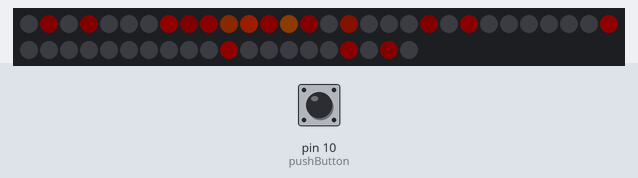
The sketch below on a simulated Arduino Uno, built with avr-gcc and run on an emulated ATmega328P. Parts: 50 RGB LEDs in strip order, left to right, continuing on the next row. The test bench sets the inputs (shaded band); at power-on: pin 10 (pushButton) HIGH. Dim RGB values are drawn brighter than linear; random numbers use the default seed unless the sketch sets one.

Above: at 1.2 s.
1.3 s: pin 10 (pushButton) pulled LOW for 0.15 s
2.0 s: pin 10 (pushButton) pulled LOW for 1 s
At 2.13 s:
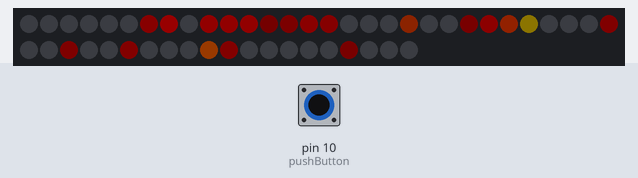
3.6 s: pin 10 (pushButton) pulled LOW for 0.15 s
At 3.77 s:
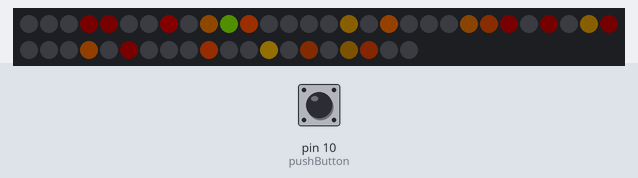
4.3 s: pin 10 (pushButton) pulled LOW for 3.2 s
At 4.39 s:
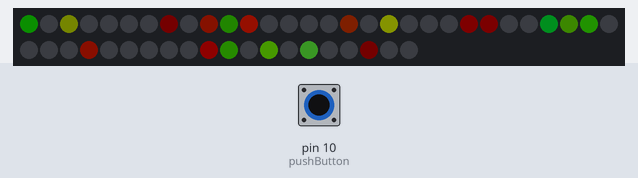
8.1 s: pin 10 (pushButton) pulled LOW for 0.15 s
At 8.23 s:
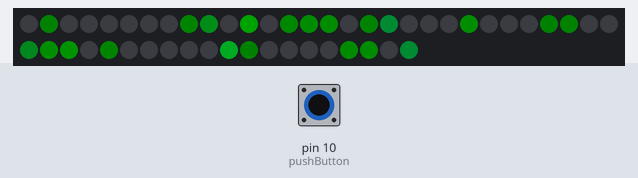
8.8 s: pin 10 (pushButton) pulled LOW for 1 s
At 8.95 s:
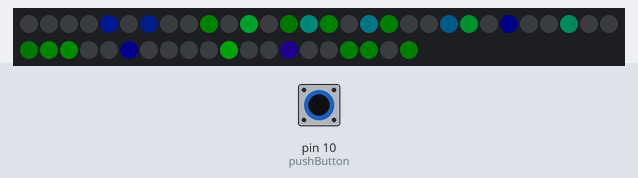

The sketch:

raya_scarf_1.ino
```cpp
#include "FastLED.h"
#define COLOR_ORDER GRB
#define NUM_LEDS 50   ////50 for rays 150 for room
#define NUM_STRIPS 1
CRGB leds[NUM_LEDS];

byte HueA=0;
byte SaturationA=255;
int BrightnessA=64;
CRGB Color1= CHSV(HueA,SaturationA,BrightnessA); //this is the unused Hue used for changinge numberd Hues

byte pushButton=10;
bool gButtonPressed;
bool gButtonWasPressed;
int gMode=10;

 byte chanceOfGlitter=50;

void setup() {
    FastLED.addLeds<WS2811,6,COLOR_ORDER>(leds, NUM_LEDS);
//pin 6 for ray
   pinMode(pushButton, INPUT_PULLUP);
  FastLED.setMaxPowerInMilliWatts(1200);

}

void loop() {
         gButtonPressed=digitalRead(pushButton);

if(gButtonPressed==false && gButtonWasPressed==true){
  gMode++; gMode%=11; gButtonWasPressed=false; delay(20);
  }
if(gButtonPressed==true){
  gButtonWasPressed=true; delay(20);
  }
   EVERY_N_MILLISECONDS( 5000 ) {HueA++; HueA%=8; }


   EVERY_N_MILLISECONDS( 100 ) {

    if(gMode<=6){
      colorpick();
    }
    if(gMode==7){
      whiteglitter();
    }
     if(gMode==8){
      whiteishglitter();
    }
      if(gMode==9){
      rainbowglitter();
    }
      if(gMode==10){
      colorCycle();
    }
    FastLED.show(); }


}
void colorpick(){

   SaturationA=255; BrightnessA=64;
   fadeToBlackBy( leds, NUM_LEDS, 1);

  if( random8() > chanceOfGlitter) {
    leds[ random8(NUM_LEDS) ] += CHSV(random8(gMode*32,((gMode*32)+32)),SaturationA,BrightnessA);
   }
    if( random8() > chanceOfGlitter) {
    leds[ random8(NUM_LEDS) ] += CHSV(random8(gMode*32,((gMode*32)+32)),SaturationA,BrightnessA);
   }
}

void whiteglitter(){

   SaturationA=0; BrightnessA=64;
   fadeToBlackBy( leds, NUM_LEDS, 1);

  if( random8() > chanceOfGlitter) {
    leds[ random8(NUM_LEDS) ] += CHSV(random8(),SaturationA,BrightnessA);
   }
    if( random8() > chanceOfGlitter) {
    leds[ random8(NUM_LEDS) ] += CHSV(random8(),SaturationA,BrightnessA);
   }
}

void whiteishglitter(){

   SaturationA=80; BrightnessA=64;
   fadeToBlackBy( leds, NUM_LEDS, 1);

  if( random8() > chanceOfGlitter) {
    leds[ random8(NUM_LEDS) ] += CHSV(random8(),SaturationA,BrightnessA);
   }
    if( random8() > chanceOfGlitter) {
    leds[ random8(NUM_LEDS) ] += CHSV(random8(),SaturationA,BrightnessA);
   }
}

void rainbowglitter(){
     SaturationA=255; BrightnessA=64;
   fadeToBlackBy( leds, NUM_LEDS, 1);

  if( random8() > chanceOfGlitter) {
    leds[ random8(NUM_LEDS) ] += CHSV(random8(),SaturationA,BrightnessA);
   }
    if( random8() > chanceOfGlitter) {
    leds[ random8(NUM_LEDS) ] += CHSV(random8(),SaturationA,BrightnessA);
   }
}

void colorCycle(){

   SaturationA=255; BrightnessA=64;
   fadeToBlackBy( leds, NUM_LEDS, 1);

  if( random8() > chanceOfGlitter) {
    leds[ random8(NUM_LEDS) ] += CHSV(random8(HueA*32,((HueA*32)+32)),SaturationA,BrightnessA);
   }
    if( random8() > chanceOfGlitter) {
    leds[ random8(NUM_LEDS) ] += CHSV(random8(HueA*32,((HueA*32)+32)),SaturationA,BrightnessA);
   }
}


void color1function(){Color1= CHSV(HueA,SaturationA,BrightnessA);}
```
